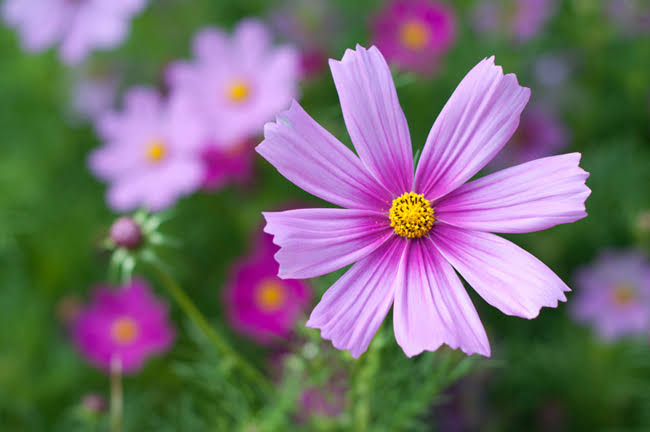
#> input picture images/flower.jpeg, 650 x 432 px
$ jupyter execute Session-2.ipynb   (older library calls are emulated)
#> lines starting #> are read from the running program, lines starting #| are printed output that depends on the picture
# Importing and Initial Setup

[cell 1]
import cv2
import numpy as np

[cell 2]
def display(window_name, image, wait_time):
    cv2.namedWindow(window_name, cv2.WINDOW_NORMAL)
    cv2.imshow(window_name, image)
    cv2.waitKey(wait_time)
    cv2.destroyAllWindows()

# Image Smoothening

[cell 3]
flower = cv2.imread("images/flower.jpeg")
#> flower is the input picture: shape (432, 650, 3); mean B, G, R 114.1, 109.1, 117.5

[cell 4]
display("Flower", flower, 0)

[cell 5]
kernel = np.ones((11,11),np.float32)/121
smoothened_flower = cv2.filter2D(flower,-1,kernel)
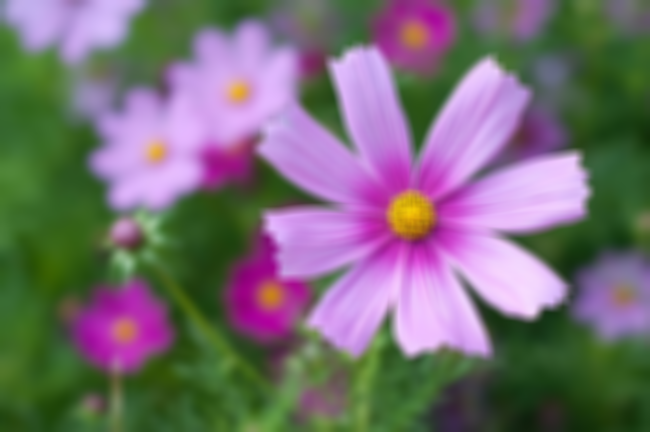
#> smoothened_flower: shape (432, 650, 3); mean B, G, R 114.1, 109.1, 117.5
display("Flower", smoothened_flower, 0)

[cell 6]
Guassian_blurred_flower = cv2.GaussianBlur(flower, (11,11), 0)
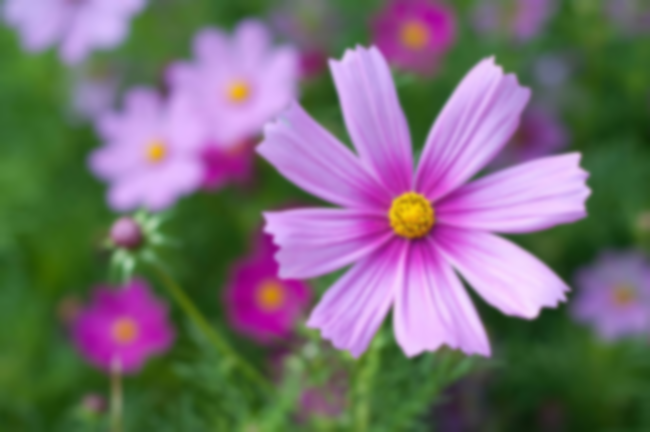
#> Guassian_blurred_flower: shape (432, 650, 3); mean B, G, R 114.1, 109.1, 117.5
display("Flower", Guassian_blurred_flower, 0)

# Edge Detection

[cell 7]
flower_grayscale = cv2.cvtColor(flower, cv2.COLOR_BGR2GRAY)
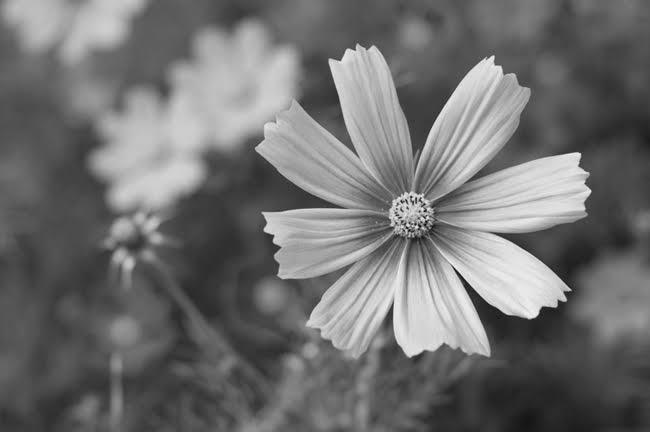
#> flower_grayscale: shape (432, 650); min 9, max 242, mean 112.2
flower_x_edges = cv2.Sobel(flower_grayscale,cv2.CV_16S,1,0,ksize=7)
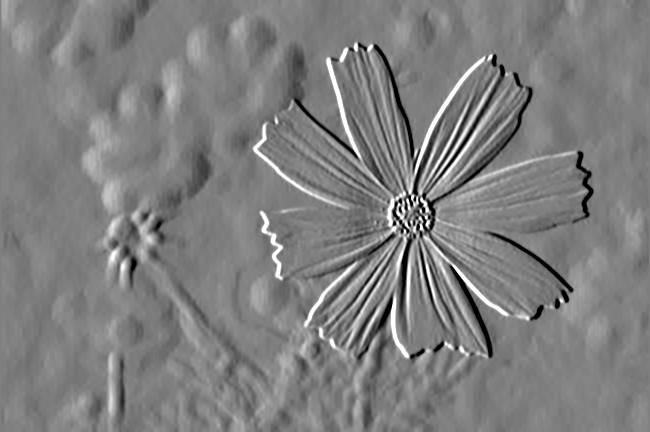
#> flower_x_edges: shape (432, 650) int16; min -32768, max 32767, mean -59.1; drawn with min black and max white
flower_y_edges = cv2.Sobel(flower_grayscale,cv2.CV_16S,0,1,ksize=5)
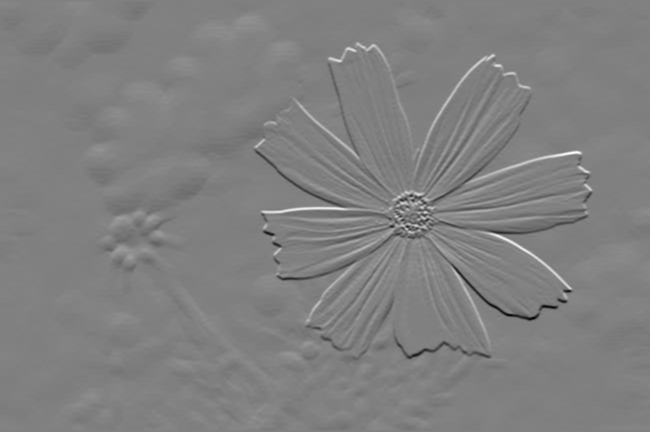
#> flower_y_edges: shape (432, 650) int16; min -8394, max 8223, mean -12.5; drawn with min black and max white

[cell 8]
display("Flower Edges", flower_x_edges, 0)

[cell 9]
display("Flower Edges", flower_y_edges, 0)

# Removing Salt and Pepper Noise

[cell 10]
boy_with_salt_n_pepper = cv2.imread("images/salt-pepper-boy.jpeg")
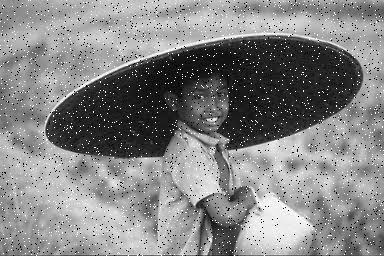
#> input picture images/salt-pepper-boy.jpeg, 384 x 256 px
#> boy_with_salt_n_pepper is the input picture: shape (256, 384, 3); min 0, max 255, mean 132.5

display("A", boy_with_salt_n_pepper, 0)

[cell 11]
boy_without_salt_n_pepper = cv2.medianBlur(boy_with_salt_n_pepper, 3)
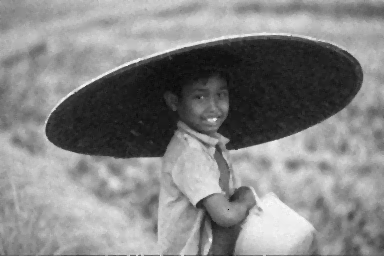
#> boy_without_salt_n_pepper: shape (256, 384, 3); min 9, max 250, mean 132.5

display("A", boy_without_salt_n_pepper, 0)
